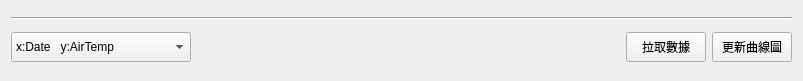
<?xml version="1.0" encoding="UTF-8"?>
<ui version="4.0">
 <class>Form</class>
 <widget class="QWidget" name="Form">
  <property name="geometry">
   <rect>
    <x>0</x>
    <y>0</y>
    <width>803</width>
    <height>81</height>
   </rect>
  </property>
  <property name="minimumSize">
   <size>
    <width>0</width>
    <height>20</height>
   </size>
  </property>
  <property name="windowTitle">
   <string>Form</string>
  </property>
  <layout class="QVBoxLayout" name="verticalLayout_2">
   <item>
    <widget class="Line" name="line">
     <property name="orientation">
      <enum>Qt::Horizontal</enum>
     </property>
    </widget>
   </item>
   <item>
    <layout class="QHBoxLayout" name="horizontalLayout">
     <item>
      <widget class="QComboBox" name="cbxChangePlot">
       <property name="minimumSize">
        <size>
         <width>180</width>
         <height>30</height>
        </size>
       </property>
       <property name="maximumSize">
        <size>
         <width>16777215</width>
         <height>16777215</height>
        </size>
       </property>
       <property name="styleSheet">
        <string notr="true">font: 75 12pt &quot;Arial&quot;;</string>
       </property>
       <item>
        <property name="text">
         <string>x:Date   y:AirTemp</string>
        </property>
       </item>
       <item>
        <property name="text">
         <string>x:Date   y:AirHum</string>
        </property>
       </item>
       <item>
        <property name="text">
         <string>x:Date   y:WaterTemp</string>
        </property>
       </item>
       <item>
        <property name="text">
         <string>x:Date   y:WaterDO</string>
        </property>
       </item>
       <item>
        <property name="text">
         <string>x:Date   y:WaterPH</string>
        </property>
       </item>
      </widget>
     </item>
     <item>
      <spacer name="horizontalSpacer">
       <property name="orientation">
        <enum>Qt::Horizontal</enum>
       </property>
       <property name="sizeHint" stdset="0">
        <size>
         <width>40</width>
         <height>20</height>
        </size>
       </property>
      </spacer>
     </item>
     <item>
      <widget class="QPushButton" name="btnPullData">
       <property name="minimumSize">
        <size>
         <width>0</width>
         <height>30</height>
        </size>
       </property>
       <property name="text">
        <string>拉取數據</string>
       </property>
      </widget>
     </item>
     <item>
      <widget class="QPushButton" name="btnUpdatePlot">
       <property name="minimumSize">
        <size>
         <width>0</width>
         <height>30</height>
        </size>
       </property>
       <property name="text">
        <string>更新曲線圖</string>
       </property>
      </widget>
     </item>
    </layout>
   </item>
  </layout>
 </widget>
 <resources/>
 <connections/>
</ui>
